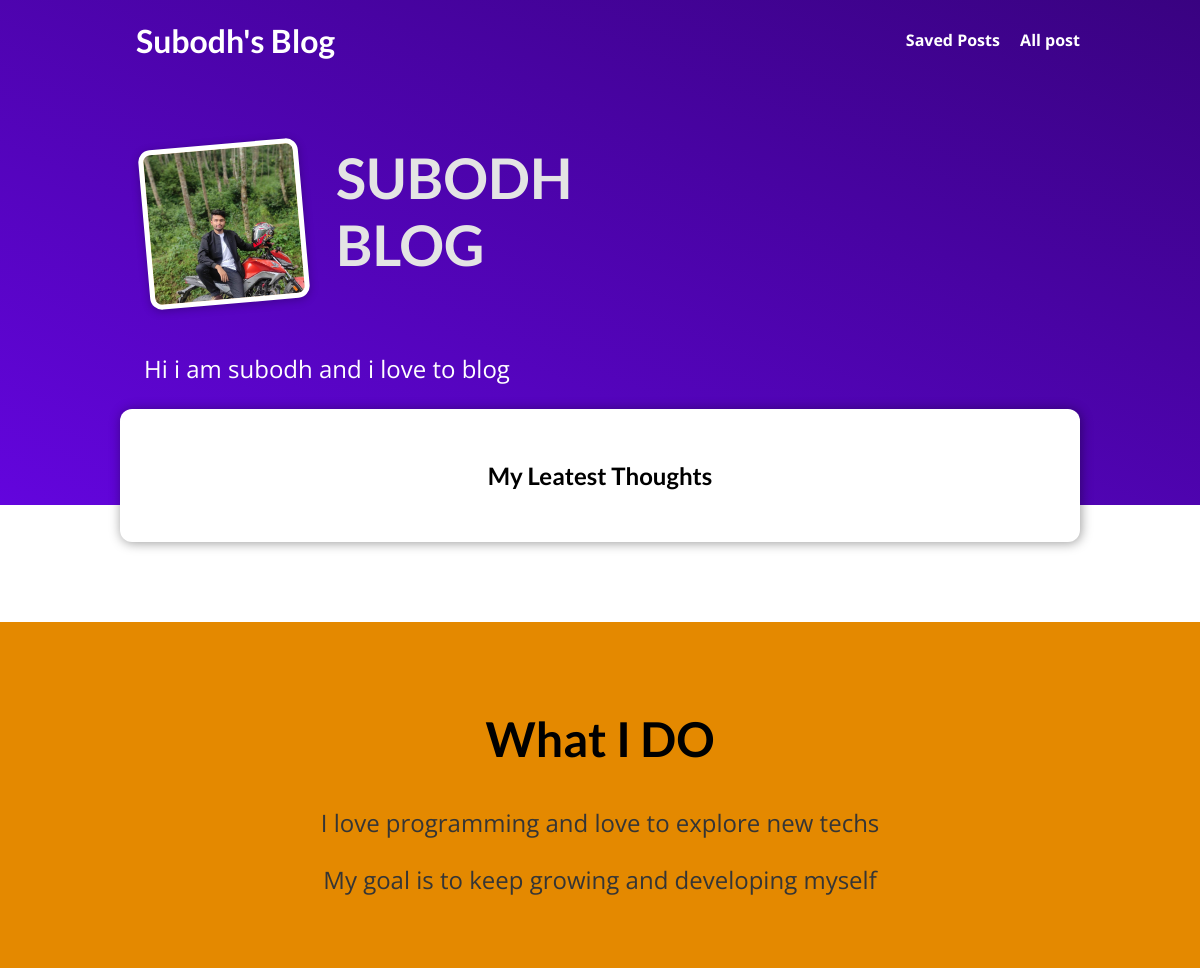
The app's page /, older data.
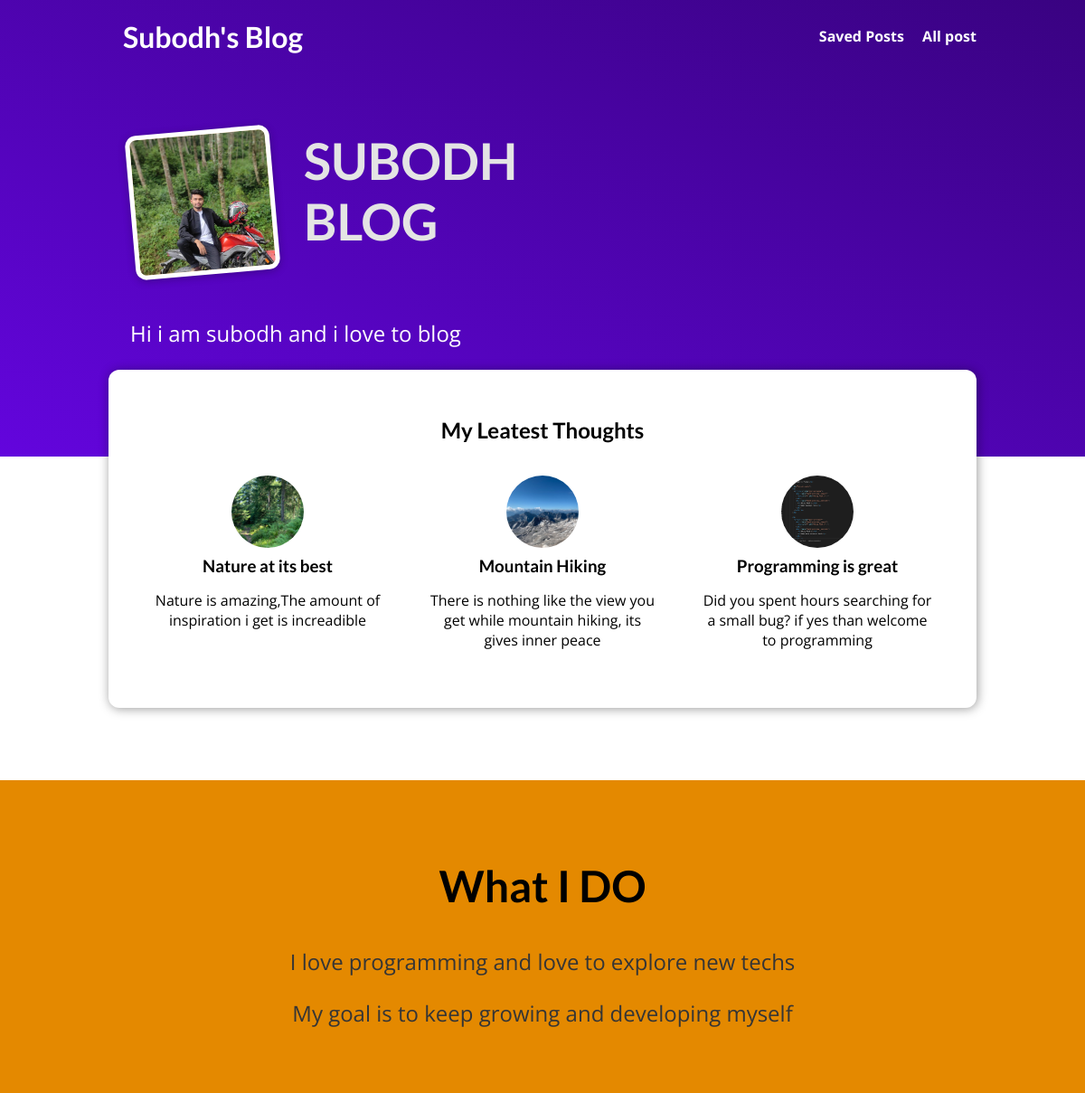
The same page, newer data.
### blogs/models.py (models this page shows, shortened)
class Post(models.Model):
    title = models.CharField(max_length=100)
    excerpt = models.CharField(max_length=100)
    image = models.ImageField(upload_to="images")
    date = models.DateField(auto_now=True)
    slug = models.SlugField(unique=True)
    content = models.TextField(validators=[MinLengthValidator(10)])
    author = models.ForeignKey(Author,on_delete=models.SET_NULL,null=True,related_name="post")
    tag = models.ManyToManyField(Tag,null=False)

### blogs/views.py (the view)
# urls.py: path("",views.Index.as_view(),name="index-page"),
class Index(ListView):
    template_name = "blogs/index.html"
    model = Post
    context_object_name = "posts"
    ordering = ["-date"]
    def get_queryset(self):
        query_set = super().get_queryset()
        leatest_posts = query_set[:3]
        return leatest_posts

### blogs/templates/blogs/index.html (shortened to what this page needs)
{% extends "base.html" %}
{% load static %}
{% block "css-links" %}
<link rel="stylesheet" href="{%static "blogs/index.css"%}">
<link rel="stylesheet" href="{%static "blogs/include/post.css"%}">
{% endblock  %}
{% block "page-contents" %}
    <section id = "welcome">
        <header>
            <img src="{% static "blogs/images/subodh.jpg" %}" alt="Subodh - the author">
            <h2>SUBODH BLOG</h2>
        </header>
        <p>Hi i am subodh and i love to blog</p>
    </section>
    <section id="latest-posts">
        <h2>My Leatest Thoughts</h2>
        <ul>
            {% for post in posts %}
            {% include "blogs/include/post.html" %}
            {% endfor %}
        </ul>
    </section>
    <section id = "about">
        <h2>What I DO</h2>
        <p>I love programming and love to explore new techs</p>
        <P>My goal is to keep growing and developing myself</P>
    </section>
{% endblock  %}

### templates/base.html (shortened to what this page needs)
{% load static %}
<!DOCTYPE html>
<html lang="en">
<head>
    <link rel="stylesheet" href="{%static "app.css"%}">
    {% block "css-links" %}{% endblock  %}
</head>
<body>
    <header id="main-navigation">
        <h1><a href="{% url "index-page"%}">Subodh's Blog</a></h1>
        <nav>
            <a href="{%url "later-view"%}">Saved Posts</a>
            <a href="{% url "post-page" %}">All post</a>
        </nav>
    </header>
    {% block "page-contents" %}{% endblock  %}
</body>
</html>

### blogs/templates/blogs/include/post.html
{% load static %}
<li>
    <article class="post">
        <a href="{% url "post-detail-page" post.slug %}">
            <img src="{{post.image.url}}" alt="{{post.title}}">
            <div class="post__content">
                <h3>{{post.title}}</h3>
                <p>{{post.excerpt}}</p>
            </div>
        </a>
    </article>
</li>

### static/app.css (style rules this page uses)
* { box-sizing: border-box; }
html { font-family: 'Open Sans', 'Lato', sans-serif; }
body { margin: 0; }
h1, h2, h3 { font-family: 'Lato', sans-serif; font-weight: bold; }
#main-navigation { width: 100%; height: 5rem; display: flex; justify-content: space-between; align-items: center; padding: 0 10%; position: absolute; top: 0; left: 0; }
#main-navigation a { text-decoration: none; color: white; font-weight: bold; margin-left: 1rem; }

### blogs/static/blogs/index.css (style rules this page uses)
#welcome { background: linear-gradient(to right top, #6305dd, #390281); padding: 6rem 12%; }
#welcome header { display: flex; align-items: flex-start; margin: 3rem auto; }
#welcome img { width: 10rem; height: 10rem; object-fit: cover; object-position: top; border: 5px solid white; border-radius: 12px; background-color: #ffe1bf; transform: rotateZ(-5deg); box-shadow: 0 2px 8px rgba(0, 0, 0, 0.25); }
#welcome h2 { font-size: 3.5rem; margin: 0 0 0 2rem; color: #e4e4e4; width: 10rem; }
#welcome p { color: white; font-size: 1.5rem; }
#latest-posts { background-color: white; padding: 2rem; border-radius: 12px; width: 60rem; margin: -6rem auto 2rem auto; box-shadow: 1px 1px 12px rgba(0, 0, 0, 0.4); }
#latest-posts h2 { text-align: center; }
#latest-posts ul { list-style: none; margin: 0; padding: 0; display: flex; gap: 1rem; }
#latest-posts li { flex: 1; }
#about { text-align: center; padding: 3rem; background-color: #e48900; margin-top: 5rem; }
#about h2 { font-size: 3rem; }
#about p { font-size: 1.5rem; color: #353535; }

### blogs/static/blogs/include/post.css (style rules this page uses)
.post { display: flex; flex-direction: column; align-items: center; text-align: center; }
.post a { text-decoration: none; color: black; transition: all 0.2s ease; padding: 1rem; }
.post img { width: 5rem; height: 5rem; object-fit: cover; border-radius: 50%; }
.post h3 { margin: 0.25rem 0; }

Row changes from the older to the newer data that the page shows:
added Post: image (picture), title "Nature at its best", excerpt "Nature is amazing,The amount of inspiration i get is increadible"
added Post: image (picture), title "Mountain Hiking", excerpt "There is nothing like the view you get while mountain hiking, its gives inner peace"
added Post: image (picture), title "Programming is great", excerpt "Did you spent hours searching for a small bug? if yes than welcome to programming"
